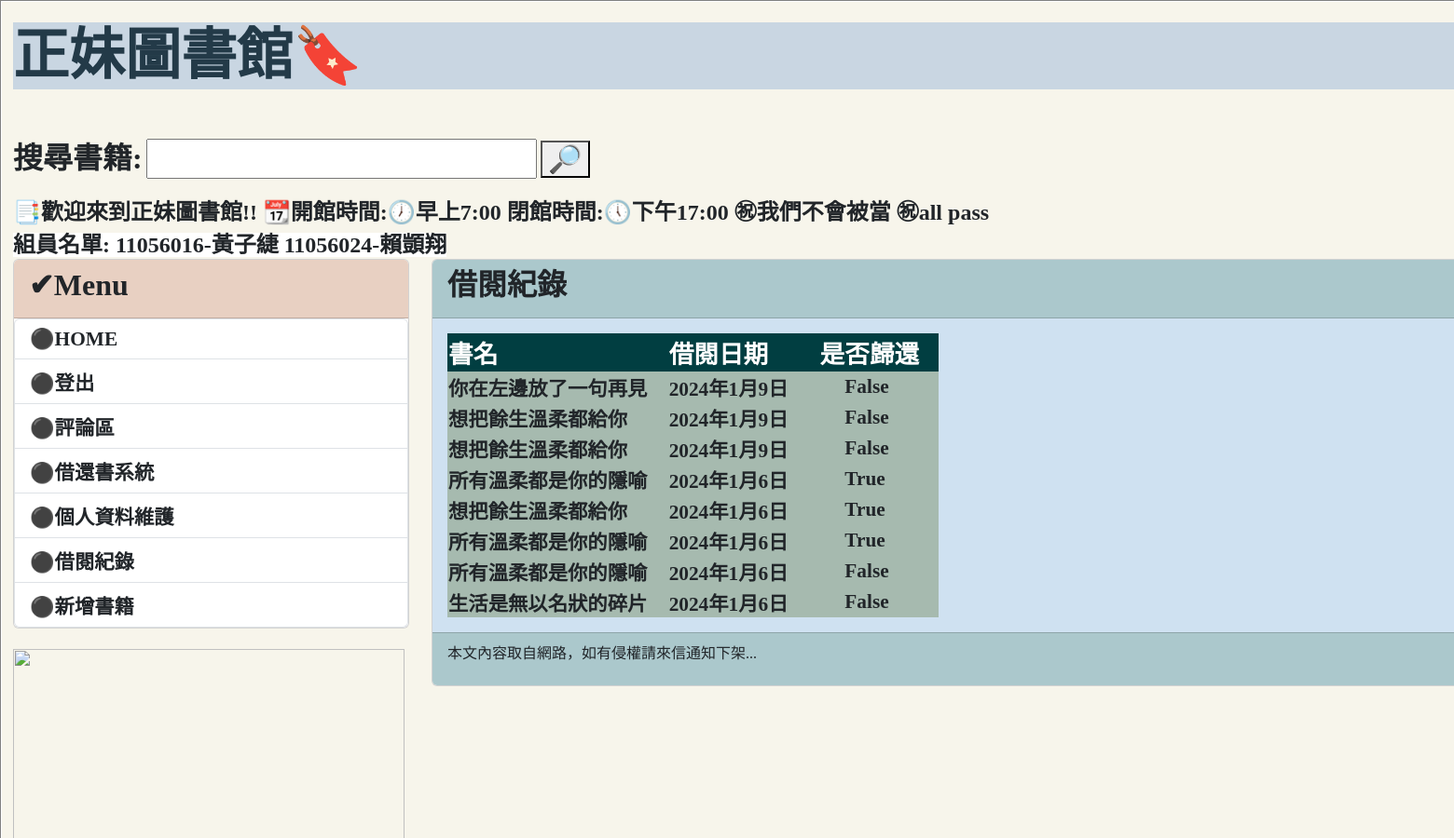
The page /borrowlist/ (signed in, upper part) on the database as committed earlier.
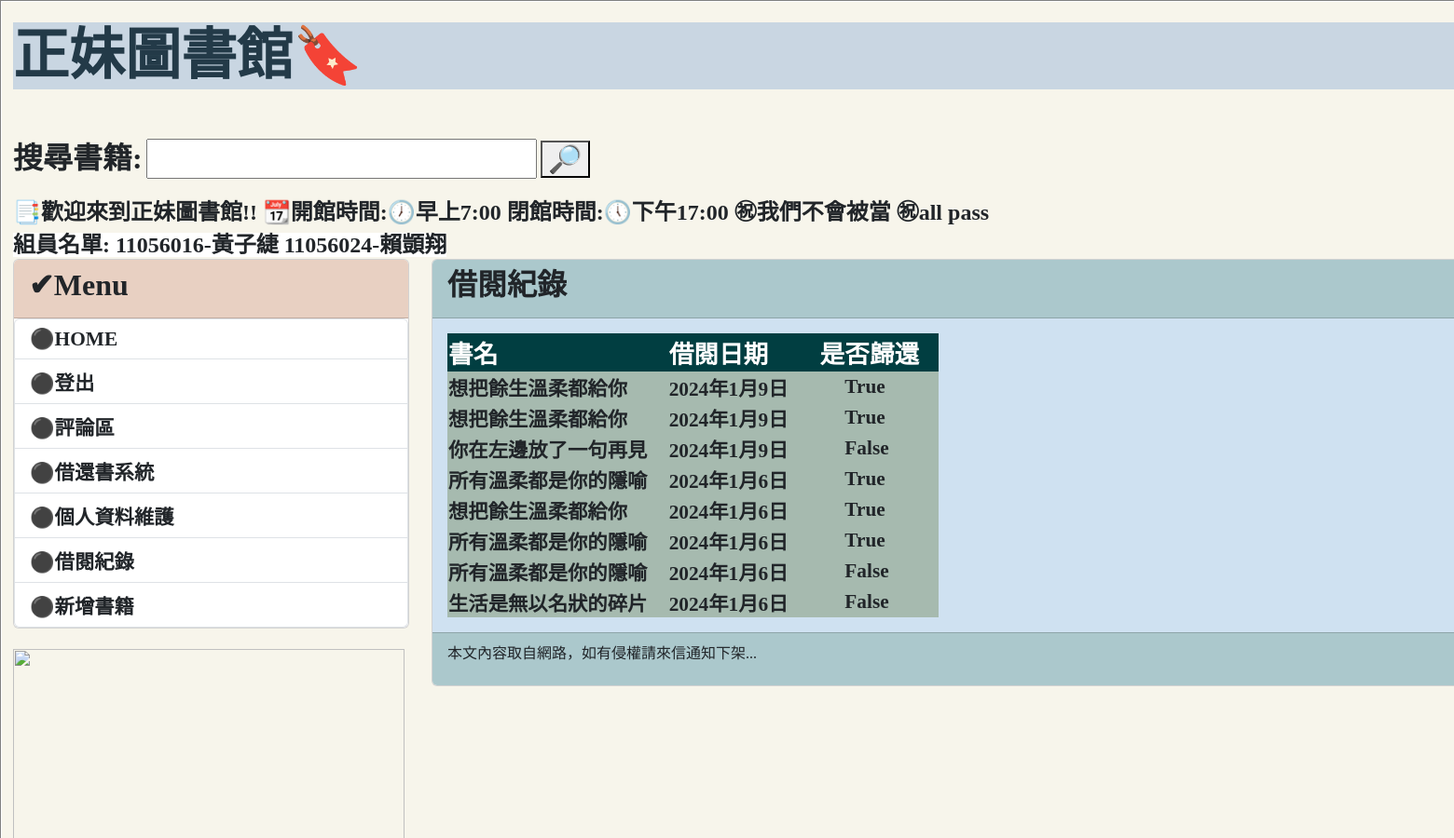
The same page on the database as committed later.
### mysite/models.py (models this page shows, shortened)
class BorrowingRecord(models.Model):
    user = models.ForeignKey(User, on_delete=models.CASCADE,null=True)
    book = models.ForeignKey(Post, on_delete=models.CASCADE)
    borrowing_date = models.DateField(auto_now_add=True)
    actual_return_date = models.DateField(null=True, blank=True)
    is_returned = models.BooleanField(default=False)

class Post(models.Model):
    title = models.CharField(max_length=200)
    slug = models.CharField(max_length=200)
    body = models.TextField()
    pub_date = models.DateTimeField(auto_now_add=True)
    isBorrow = models.BooleanField(("外借中"),default=True)
    class Meta:
        ordering = ('-pub_date',)

### mysite/views.py (the view)
# urls.py: path('borrowlist/',mv.getBorrowListByUser,name='borrowList'),
@login_required
def getBorrowListByUser(request):
    borrowList=BorrowingRecord.objects.filter(user=request.user).order_by('-borrowing_date','-is_returned')
    return render(request,'getBorrowList.html',locals())

### templates/getBorrowList.html (shortened to what this page needs)
{% extends "base.html" %}
{% block headmessage %}
<div style="display: flex;justify-content: space-between; align-items: center;">
    <h3 style='font-family:微軟正黑體;font-weight:bold;font-size:24pt'>借閱紀錄</h3>
</div>
{%endblock headmessage%}
{% block content%}
{% if borrowList %}
    <table>
        <tr>
            <td style='font-family:微軟正黑體; font-weight:bold;font-size:20pt;background-color:#013E41;color:ffffff'>書名&nbsp;</td>
            <td style='font-family:微軟正黑體; font-weight:bold;font-size:20pt;background-color:#013E41;color:ffffff'>借閱日期&nbsp;</td>
            <td style='font-family:微軟正黑體; font-weight:bold;font-size:20pt;background-color:#013E41;color:ffffff'>是否歸還&nbsp;&nbsp;&nbsp;</td>
        </tr>
        {% for l in borrowList %}
            <tr>
                <td style='font-family:微軟正黑體; font-weight:bold;font-size:16pt;background-color:#A6BAAF'>{{ l.book.title }}&nbsp;&nbsp;&nbsp;&nbsp;</td>
                <td style='font-family:微軟正黑體; font-weight:bold;font-size:16pt;background-color:#A6BAAF'>{{ l.borrowing_date }}&nbsp;&nbsp;&nbsp;&nbsp;&nbsp;&nbsp;</td>
                {% now "Y-m-d" as current_datetime %}
                <td style='font-family:微軟正黑體; font-weight:bold;font-size:16pt;background-color:#A6BAAF'>&nbsp;&nbsp;&nbsp;&nbsp;&nbsp;{{ l.is_returned}}</td>
            </tr>
        {% endfor %}
    </table>
{% else %}
    <p>尚未有借閱資料</p>
{% endif %}
{% endblock content %}

Rows that differ between the two databases and show on the page:
changed BorrowingRecord (number 1 of 8 on the later page): is_returned "False" → "True"
changed BorrowingRecord (number 2 of 8 on the later page): is_returned "False" → "True"
shown differently, row unchanged: BorrowingRecord "你在左邊放了一句再見": moves down the list
